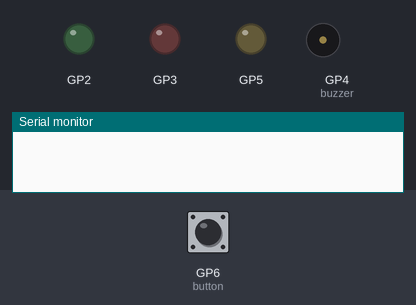
Simulated run of this sketch. Board: Raspberry Pi Pico. Parts: output pins drawn as LEDs (lit = HIGH), buzzer (waves = sounding, pin HIGH), the last lines printed to the serial monitor. The inputs (shaded band) are chosen by the test bench; at power-on: GP6 (button) HIGH.

Above: at 1.0 s.
At 15.0 s:
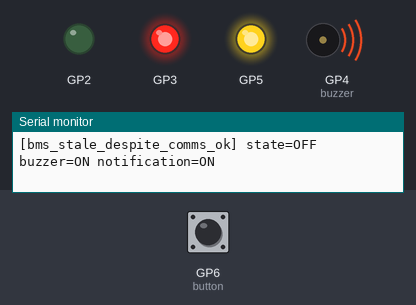
At 33.0 s:
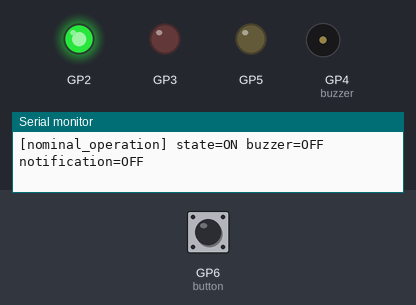
Timing chart, 0 to 39.0 s (numbered marks = the images above):
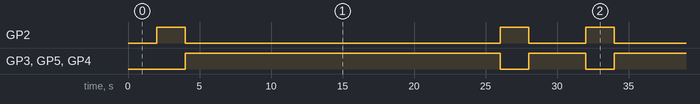

The sketch:

sketch.ino
```cpp
#include <Arduino.h>
#include <stdarg.h>
#include <stdio.h>

extern "C" void run_task_scenarios(void);

extern "C" void web_serial_init(void) {
  Serial.begin(115200);
  unsigned long started = millis();
  while (!Serial && millis() - started < 5000) {
    delay(10);
  }
}

extern "C" int web_printf(const char *format, ...) {
  char buffer[256];
  va_list args;
  va_start(args, format);
  int count = vsnprintf(buffer, sizeof(buffer), format, args);
  va_end(args);
  if (count > 0) Serial.print(buffer);
  return count;
}

void setup() {
  run_task_scenarios();
}

void loop() {
}
```

Source omitted: main.c (24733 bytes)

Measured:
- by itself, GP2: repeats every 30.0 s: LOW 22.0 s, HIGH 2.0 s, LOW 4.0 s, HIGH 2.0 s
- by itself, GP3, GP5, GP4 (buzzer): repeats every 30.0 s: LOW 2.0 s, HIGH 4.0 s, LOW 2.0 s, HIGH 22.0 s
- by itself, everything shown: repeats every 30.0 s, in 4 steps
